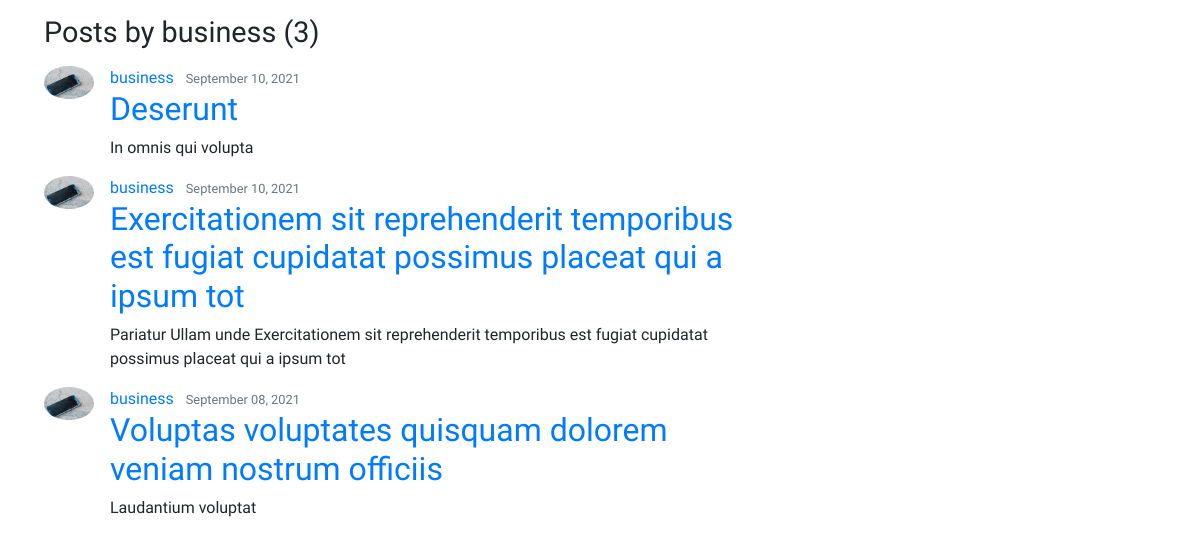
/user/business, run on the app's committed database.
### blog/models.py (models this page shows, shortened)
class Post(models.Model):
    title = models.CharField(max_length=100)
    content = models.TextField()
    date_posted = models.DateTimeField(default=timezone.now)
    author = models.ForeignKey(User, on_delete=models.CASCADE)

### users/models.py (models this page shows, shortened)
class Profile(models.Model):
    user = models.OneToOneField(User, on_delete=models.CASCADE)
    image = models.ImageField(default='default.jpg', upload_to='profile_pics')

### blog/views.py (the view)
# urls.py: path('user/<str:username>', UserPostListView.as_view(), name='user-posts'),
class UserPostListView(ListView):
    model = Post
    template_name = 'blog/user_posts.html'  # <app>/<model>_<viewtype>.html
    context_object_name = 'posts'
    paginate_by = 5
    def get_queryset(self):
        user = get_object_or_404(User, username=self.kwargs.get('username'))
        return Post.objects.filter(author=user).order_by('-date_posted')

### blog/templates/blog/user_posts.html (shortened to what this page needs)
{% extends "earn/base2.html" %}
{% load static %}
{% block content %}
    <h1 class="mb-3">Posts by {{ view.kwargs.username }} ({{ page_obj.paginator.count }})</h1>
    {% for post in posts %}
        <article class="media content-section">
          <div class="image">
            <img src="{{post.author.profile.image.url}}" alt="User Avatar" class="img-size-50 img-circle mr-3">
          </div>
          <div class="media-body">
            <div class="article-metadata">
              <a class="mr-2" href="{% url 'user-posts' post.author.username %}">{{ post.author }}</a>
              <small class="text-muted">{{ post.date_posted|date:"F d, Y" }}</small>
            </div>
            <h2><a class="article-title" href="{% url 'post-detail' post.id %}">{{ post.title }}</a></h2>
            <p class="article-content">{{ post.content }}</p>
          </div>
        </article>
    {% endfor %}
{% endblock content %}

### data on the page
Post: author.profile.image (picture), author "business", date_posted "September 10, 2021", title "Deserunt", content "In omnis qui volupta"
Post: author.profile.image (picture), author "business", date_posted "September 10, 2021", title "Exercitationem sit reprehenderit temporibus est fugiat cupidatat possimus placeat qui a ipsum tot", content "Pariatur Ullam unde Exercitationem sit reprehenderit temporibus est fugiat cupidatat possimus placeat qui a ipsum tot"
Post: author.profile.image (picture), author "business", date_posted "September 08, 2021", title "Voluptas voluptates quisquam dolorem veniam nostrum officiis", content "Laudantium voluptat"

### other printed values
{{ view.kwargs.username }} "business"
{{ page_obj.paginator.count }} "3"
